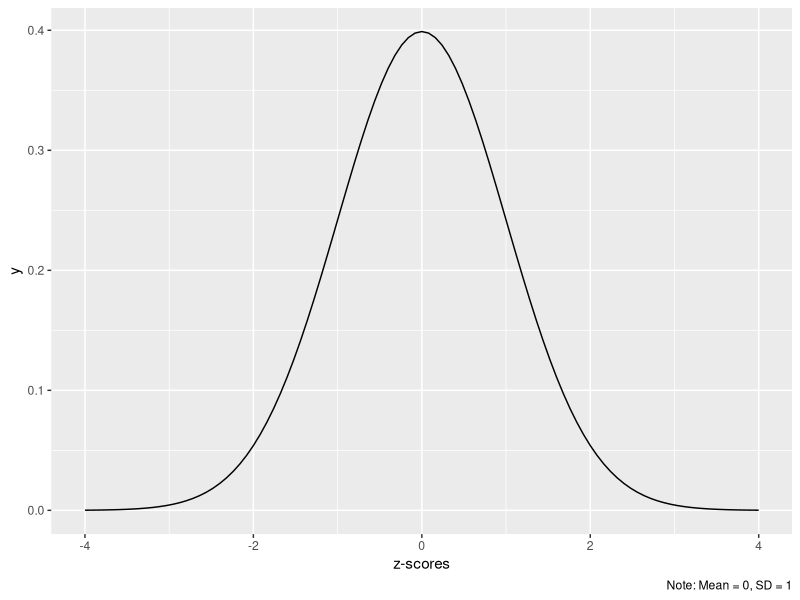
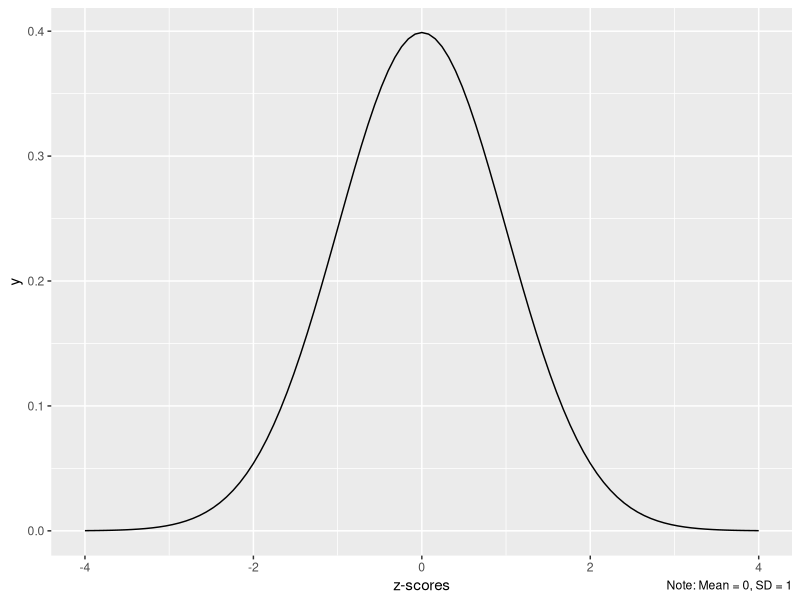

Generate these figures, in order, with R:
## ---- chunk 1
library(tidyverse)
## ---- chunk 2
p <- ggplot() +
  stat_function(xlim = c(-4,4), fun = dnorm) + 
  labs(x = "z-scores", caption = "Note: Mean = 0, SD = 1")

p
## ---- chunk 3
p + theme(plot.caption = element_text(margin = margin(t = -10, unit = "pt")))
